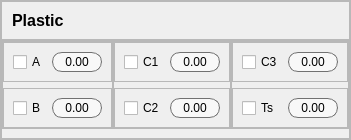
                  <widget class="QFrame" name="frame_material_model">
                   <property name="enabled">
                    <bool>true</bool>
                   </property>
                   <property name="frameShape">
                    <enum>QFrame::Shape::StyledPanel</enum>
                   </property>
                   <property name="frameShadow">
                    <enum>QFrame::Shadow::Raised</enum>
                   </property>
                   <layout class="QVBoxLayout" name="verticalLayout_28">
                    <property name="spacing">
                     <number>0</number>
                    </property>
                    <property name="leftMargin">
                     <number>0</number>
                    </property>
                    <property name="topMargin">
                     <number>0</number>
                    </property>
                    <property name="rightMargin">
                     <number>0</number>
                    </property>
                    <property name="bottomMargin">
                     <number>0</number>
                    </property>
                    <item>
                     <widget class="QFrame" name="frame_43">
                      <property name="frameShape">
                       <enum>QFrame::Shape::StyledPanel</enum>
                      </property>
                      <property name="frameShadow">
                       <enum>QFrame::Shadow::Raised</enum>
                      </property>
                      <layout class="QVBoxLayout" name="verticalLayout_29">
                       <property name="leftMargin">
                        <number>10</number>
                       </property>
                       <item>
                        <widget class="QLabel" name="label_3">
                         <property name="font">
                          <font>
                           <pointsize>12</pointsize>
                           <bold>true</bold>
                          </font>
                         </property>
                         <property name="text">
                          <string>Plastic</string>
                         </property>
                        </widget>
                       </item>
                      </layout>
                     </widget>
                    </item>
                    <item>
                     <widget class="QFrame" name="frame_plastic_properties">
                      <property name="enabled">
                       <bool>true</bool>
                      </property>
                      <property name="styleSheet">
                       <string notr="true">/* QLabel*/
QLabel{
color: rgb(0, 0, 0);
background-color: rgba(255, 255, 255, 150);
border-radius: 10px;
border: 1px solid rgb(113, 113, 113);}</string>
                      </property>
                      <property name="frameShape">
                       <enum>QFrame::Shape::StyledPanel</enum>
                      </property>
                      <property name="frameShadow">
                       <enum>QFrame::Shadow::Raised</enum>
                      </property>
                      <layout class="QHBoxLayout" name="horizontalLayout_18">
                       <property name="spacing">
                        <number>0</number>
                       </property>
                       <property name="leftMargin">
                        <number>0</number>
                       </property>
                       <property name="topMargin">
                        <number>0</number>
                       </property>
                       <property name="rightMargin">
                        <number>0</number>
                       </property>
                       <item>
                        <widget class="QFrame" name="frame_46">
                         <property name="frameShape">
                          <enum>QFrame::Shape::StyledPanel</enum>
                         </property>
                         <property name="frameShadow">
                          <enum>QFrame::Shadow::Raised</enum>
                         </property>
                         <layout class="QVBoxLayout" name="verticalLayout_30">
                          <property name="leftMargin">
                           <number>0</number>
                          </property>
                          <property name="topMargin">
                           <number>0</number>
                          </property>
                          <property name="rightMargin">
                           <number>0</number>
                          </property>
                          <property name="bottomMargin">
                           <number>0</number>
                          </property>
                          <item>
                           <widget class="QFrame" name="frame_49">
                            <property name="frameShape">
                             <enum>QFrame::Shape::StyledPanel</enum>
                            </property>
                            <property name="frameShadow">
                             <enum>QFrame::Shadow::Raised</enum>
                            </property>
                            <layout class="QHBoxLayout" name="horizontalLayout_21">
                             <item>
                              <widget class="QCheckBox" name="checkBox_param_A">
                               <property name="minimumSize">
                                <size>
                                 <width>0</width>
                                 <height>0</height>
                                </size>
                               </property>
                               <property name="maximumSize">
                                <size>
                                 <width>40</width>
                                 <height>16777215</height>
                                </size>
                               </property>
                               <property name="text">
                                <string>A</string>
                               </property>
                              </widget>
                             </item>
                             <item>
                              <widget class="QLabel" name="label_param_A">
                               <property name="minimumSize">
                                <size>
                                 <width>50</width>
                                 <height>20</height>
                                </size>
                               </property>
                               <property name="maximumSize">
                                <size>
                                 <width>50</width>
                                 <height>20</height>
                                </size>
                               </property>
                               <property name="text">
                                <string>0.00</string>
                               </property>
                               <property name="alignment">
                                <set>Qt::AlignmentFlag::AlignCenter</set>
                               </property>
                              </widget>
                             </item>
                            </layout>
                           </widget>
                          </item>
                          <item>
                           <widget class="QFrame" name="frame_47">
                            <property name="frameShape">
                             <enum>QFrame::Shape::StyledPanel</enum>
                            </property>
                            <property name="frameShadow">
                             <enum>QFrame::Shadow::Raised</enum>
                            </property>
                            <layout class="QHBoxLayout" name="horizontalLayout_19">
                             <item>
                              <widget class="QCheckBox" name="checkBox_param_B">
                               <property name="minimumSize">
                                <size>
                                 <width>0</width>
                                 <height>0</height>
                                </size>
                               </property>
                               <property name="maximumSize">
                                <size>
                                 <width>40</width>
                                 <height>16777215</height>
                                </size>
                               </property>
                               <property name="text">
                                <string>B</string>
                               </property>
                              </widget>
                             </item>
                             <item>
                              <widget class="QLabel" name="label_param_B">
                               <property name="minimumSize">
                                <size>
                                 <width>50</width>
                                 <height>20</height>
                                </size>
                               </property>
                               <property name="maximumSize">
                                <size>
                                 <width>50</width>
                                 <height>20</height>
                                </size>
                               </property>
                               <property name="text">
                                <string>0.00</string>
                               </property>
                               <property name="alignment">
                                <set>Qt::AlignmentFlag::AlignCenter</set>
                               </property>
                              </widget>
                             </item>
                            </layout>
                           </widget>
                          </item>
                         </layout>
                        </widget>
                       </item>
                       <item>
                        <widget class="QFrame" name="frame_50">
                         <property name="frameShape">
                          <enum>QFrame::Shape::StyledPanel</enum>
                         </property>
                         <property name="frameShadow">
                          <enum>QFrame::Shadow::Raised</enum>
                         </property>
                         <layout class="QVBoxLayout" name="verticalLayout_31">
                          <property name="leftMargin">
                           <number>0</number>
                          </property>
                          <property name="topMargin">
                           <number>0</number>
                          </property>
                          <property name="rightMargin">
                           <number>0</number>
                          </property>
                          <property name="bottomMargin">
                           <number>0</number>
                          </property>
                          <item>
                           <widget class="QFrame" name="frame_51">
                            <property name="frameShape">
                             <enum>QFrame::Shape::StyledPanel</enum>
                            </property>
                            <property name="frameShadow">
                             <enum>QFrame::Shadow::Raised</enum>
                            </property>
                            <layout class="QHBoxLayout" name="horizontalLayout_24">
                             <item>
                              <widget class="QCheckBox" name="checkBox_param_C1">
                               <property name="minimumSize">
                                <size>
                                 <width>0</width>
                                 <height>0</height>
                                </size>
                               </property>
                               <property name="maximumSize">
                                <size>
                                 <width>40</width>
                                 <height>16777215</height>
                                </size>
                               </property>
                               <property name="text">
                                <string>C1</string>
                               </property>
                              </widget>
                             </item>
                             <item>
                              <widget class="QLabel" name="label_param_C1">
                               <property name="minimumSize">
                                <size>
                                 <width>50</width>
                                 <height>20</height>
                                </size>
                               </property>
                               <property name="maximumSize">
                                <size>
                                 <width>50</width>
                                 <height>20</height>
                                </size>
                               </property>
                               <property name="text">
                                <string>0.00</string>
                               </property>
                               <property name="alignment">
                                <set>Qt::AlignmentFlag::AlignCenter</set>
                               </property>
                              </widget>
                             </item>
                            </layout>
                           </widget>
                          </item>
                          <item>
                           <widget class="QFrame" name="frame_52">
                            <property name="frameShape">
                             <enum>QFrame::Shape::StyledPanel</enum>
                            </property>
                            <property name="frameShadow">
                             <enum>QFrame::Shadow::Raised</enum>
                            </property>
                            <layout class="QHBoxLayout" name="horizontalLayout_25">
                             <item>
                              <widget class="QCheckBox" name="checkBox_param_C2">
                               <property name="minimumSize">
                                <size>
                                 <width>0</width>
                                 <height>0</height>
                                </size>
                               </property>
                               <property name="maximumSize">
                                <size>
                                 <width>40</width>
                                 <height>16777215</height>
                                </size>
                               </property>
                               <property name="text">
                                <string>C2</string>
                               </property>
                              </widget>
                             </item>
                             <item>
                              <widget class="QLabel" name="label_param_C2">
                               <property name="minimumSize">
                                <size>
                                 <width>50</width>
                                 <height>20</height>
                                </size>
                               </property>
                               <property name="maximumSize">
                                <size>
                                 <width>50</width>
                                 <height>20</height>
                                </size>
                               </property>
                               <property name="text">
                                <string>0.00</string>
                               </property>
                               <property name="alignment">
                                <set>Qt::AlignmentFlag::AlignCenter</set>
                               </property>
                              </widget>
                             </item>
                            </layout>
                           </widget>
                          </item>
                         </layout>
                        </widget>
                       </item>
                       <item>
                        <widget class="QFrame" name="frame_54">
                         <property name="frameShape">
                          <enum>QFrame::Shape::StyledPanel</enum>
                         </property>
                         <property name="frameShadow">
                          <enum>QFrame::Shadow::Raised</enum>
                         </property>
                         <layout class="QVBoxLayout" name="verticalLayout_32">
                          <property name="leftMargin">
                           <number>0</number>
                          </property>
                          <property name="topMargin">
                           <number>0</number>
                          </property>
                          <property name="rightMargin">
                           <number>0</number>
                          </property>
                          <property name="bottomMargin">
                           <number>0</number>
                          </property>
                          <item>
                           <widget class="QFrame" name="frame_53">
                            <property name="frameShape">
                             <enum>QFrame::Shape::StyledPanel</enum>
                            </property>
                            <property name="frameShadow">
                             <enum>QFrame::Shadow::Raised</enum>
                            </property>
                            <layout class="QHBoxLayout" name="horizontalLayout_26">
                             <item>
                              <widget class="QCheckBox" name="checkBox_param_C3">
                               <property name="minimumSize">
                                <size>
                                 <width>0</width>
                                 <height>0</height>
                                </size>
                               </property>
                               <property name="maximumSize">
                                <size>
                                 <width>40</width>
                                 <height>16777215</height>
                                </size>
                               </property>
                               <property name="text">
                                <string>C3</string>
                               </property>
                              </widget>
                             </item>
                             <item>
                              <widget class="QLabel" name="label_param_C3">
                               <property name="minimumSize">
                                <size>
                                 <width>50</width>
                                 <height>20</height>
                                </size>
                               </property>
                               <property name="maximumSize">
                                <size>
                                 <width>50</width>
                                 <height>20</height>
                                </size>
                               </property>
                               <property name="text">
                                <string>0.00</string>
                               </property>
                               <property name="alignment">
                                <set>Qt::AlignmentFlag::AlignCenter</set>
                               </property>
                              </widget>
                             </item>
                            </layout>
                           </widget>
                          </item>
                          <item>
                           <widget class="QFrame" name="frame_57">
                            <property name="frameShape">
                             <enum>QFrame::Shape::StyledPanel</enum>
                            </property>
                            <property name="frameShadow">
                             <enum>QFrame::Shadow::Raised</enum>
                            </property>
                            <layout class="QHBoxLayout" name="horizontalLayout_29">
                             <item>
                              <widget class="QCheckBox" name="checkBox_param_Ts">
                               <property name="minimumSize">
                                <size>
                                 <width>0</width>
                                 <height>0</height>
                                </size>
                               </property>
                               <property name="maximumSize">
                                <size>
                                 <width>40</width>
                                 <height>16777215</height>
                                </size>
                               </property>
                               <property name="text">
                                <string>Ts</string>
                               </property>
                              </widget>
                             </item>
                             <item>
                              <widget class="QLabel" name="label_param_Ts">
                               <property name="minimumSize">
                                <size>
                                 <width>50</width>
                                 <height>20</height>
                                </size>
                               </property>
                               <property name="maximumSize">
                                <size>
                                 <width>50</width>
                                 <height>20</height>
                                </size>
                               </property>
                               <property name="text">
                                <string>0.00</string>
                               </property>
                               <property name="alignment">
                                <set>Qt::AlignmentFlag::AlignCenter</set>
                               </property>
                              </widget>
                             </item>
                            </layout>
                           </widget>
                          </item>
                         </layout>
                        </widget>
                       </item>
                      </layout>
                     </widget>
                    </item>
                   </layout>
                  </widget>
